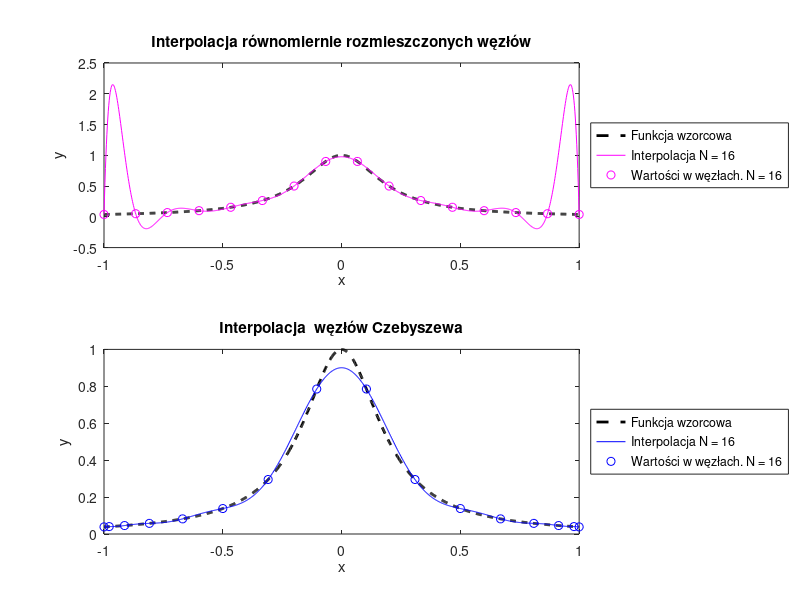

This figure's MATLAB source:
function [N, x_uniform, y_fine_uniform, x_chebyshev, y_fine_chebyshev] = ...
        compare_uniform_vs_chebyshev()
% Funkcja ilustruje porównanie działania interpolacji wielomianowej funkcji
% Rungego wyznaczonej dla a) węzłów rozmieszczonych równomiernie,
% b) węzłów Czebyszewa.
% N - liczba węzłów interpolacji wynosi z przedziału [12,20].
% Funkcja zwraca następujące wektory wierszowe:
% x_uniform - węzły interpolacji rozmieszczone równomiernie
% y_fine_uniform - interpolacja wielomianowa wyznaczona dla
%   równomiernie rozmieszczonych węzłów interpolacji
% x_chebyshev - węzły Czebyszewa
% y_fine_chebyshev - interpolacja wielomianowa wyznaczona dla węzłów Czebyszewa

    N = 16; % liczba węzłów interpolacji

    % Gęsta siatka punktów do testowania interpolacji
    x_fine = linspace(-1, 1, 1000);

    % funkcja Rungego
    runge_function = @(x) 1 ./ (1 + 25 * x.^2);
    y_fine_reference = runge_function(x_fine);

    % 1. węzły równomiernie rozmieszczone
    x_uniform = linspace(-1, 1, N);
    % obliczenie wartości funkcji w węzłach
    y_uniform = runge_function(x_uniform);
    y_uniform = y_uniform(:);
    % wyznaczenie macierzy Vandermonde'a
    V_uniform = get_vandermonde_matrix(x_uniform);
    % wyznaczenie współczynników wielomianu interpolacyjnego
    coeff_uniform =  V_uniform\y_uniform;
    % odwrócenie kolejności wsp. wielomianów: dostosowanie do polyval
    coeff_uniform = coeff_uniform(end:-1:1);
    % wyznaczenie wartości wielomianu w punktach testowych
    y_fine_uniform = polyval(coeff_uniform, x_fine);

    % 2. węzły Czebyszewa II rodzaju
    x_chebyshev = get_chebyshev_nodes(N);
    y_chebyshev = runge_function(x_chebyshev);
    y_chebyshev = y_chebyshev(:);
    V_chebyshev = get_vandermonde_matrix(x_chebyshev); 
    coeff_chebyshev = V_chebyshev\y_chebyshev; 
    coeff_chebyshev = coeff_chebyshev (end:-1:1);
    y_fine_chebyshev = polyval(coeff_chebyshev, x_fine);

    % 3. Wykresy
    subplot(2,1,1);
    plot(x_fine, y_fine_reference, 'k--', 'LineWidth', 2, 'DisplayName', 'Funkcja wzorcowa');
    hold on;
    
    plot(x_fine, y_fine_uniform, 'm', 'DisplayName', ['Interpolacja N = ', num2str(N)]);
    plot(x_uniform, y_uniform, 'mo', 'DisplayName', ['Wartości w węzłach. N = ', num2str(N)]);
    hold off ;
    legend show;
    legend('Location', 'eastoutside')
    title('Interpolacja równomiernie rozmieszczonych węzłów');
    xlabel('x');
    ylabel('y');

    subplot(2,1,2);
    plot(x_fine, y_fine_reference, 'k--', 'LineWidth', 2, 'DisplayName', 'Funkcja wzorcowa');
    hold on;

    plot(x_fine, y_fine_chebyshev, 'b', 'DisplayName', ['Interpolacja N = ', num2str(N)]);
    plot(x_chebyshev, y_chebyshev, 'bo', 'DisplayName', ['Wartości w węzłach. N = ', num2str(N)]);
    hold off ;
    legend show;
    legend('Location', 'eastoutside')
    title('Interpolacja  węzłów Czebyszewa');
    xlabel('x');
    ylabel('y');

    set(gcf, 'Position', [1000 500 2000 1500]);
end

function x = get_chebyshev_nodes(N)
    % Węzły Czebyszewa drugiego rodzaju wyznaczone w przedziale [-1, 1]
    x = zeros(N, 1);
    for k = 1:N
        x(k) = cos((k - 1)/(N - 1) * pi);
    end
end

function V = get_vandermonde_matrix(x)
    % Buduje macierz Vandermonde’a na podstawie wektora węzłów interpolacji x.
    N = length(x);
    V = ones(N, N);
    for i = 2:N
        V(:, i) = x.^(i-1);
    end
end